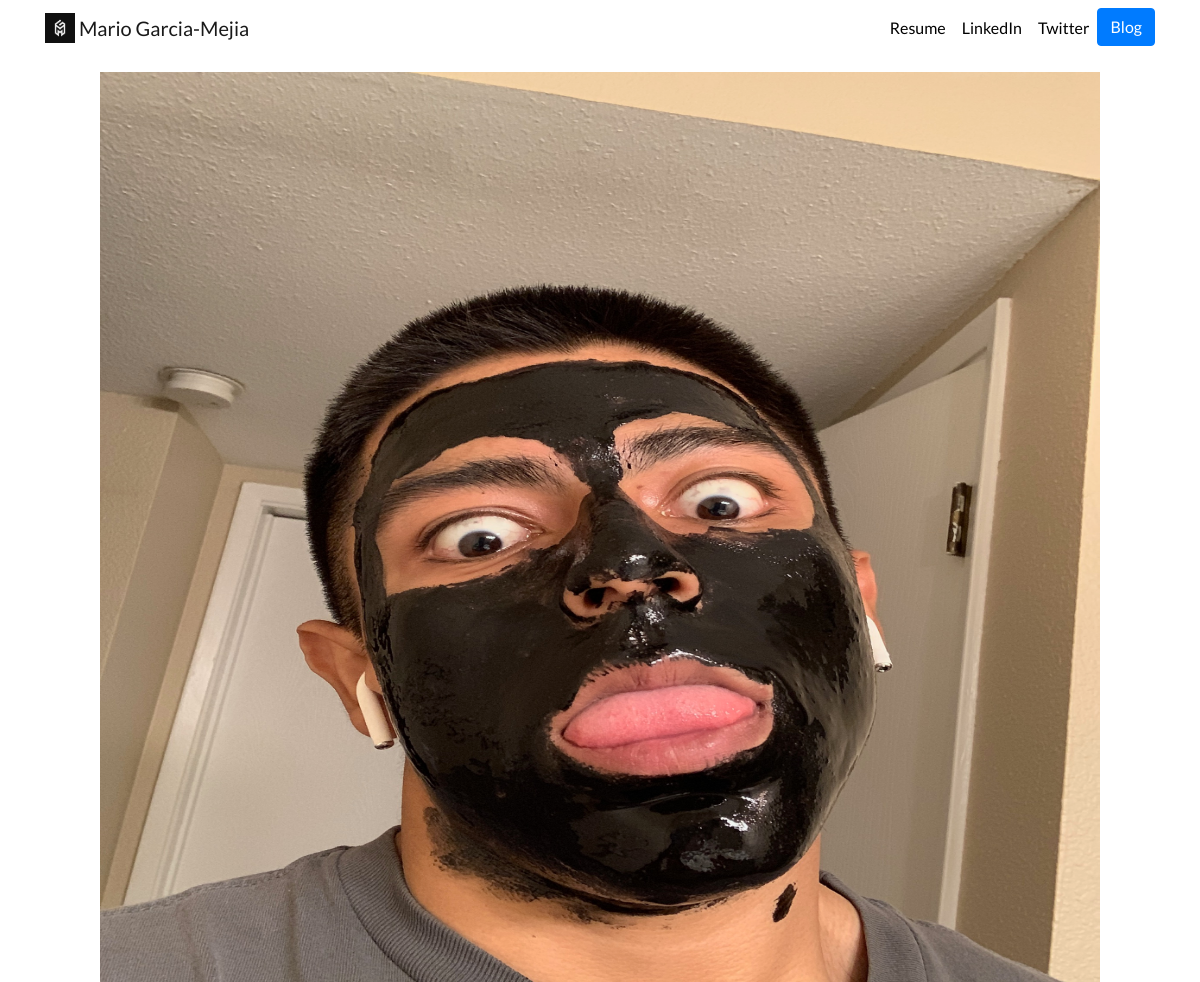
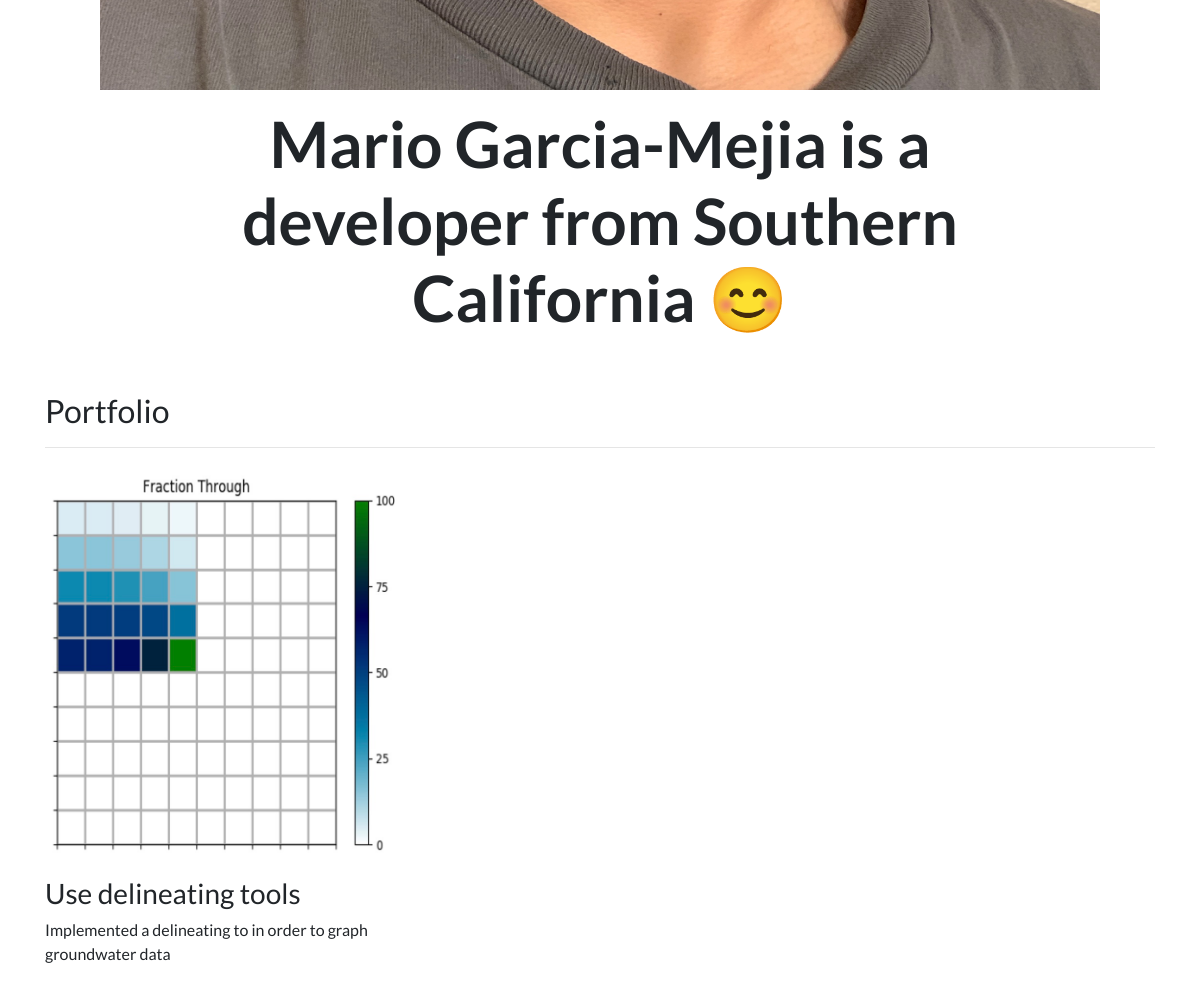
The page / on the database its author committed (2 pictures, top to bottom).
### portfolio/models.py (models this page shows, shortened)
class Project(models.Model):
    title = models.CharField(max_length =100)
    description = models.CharField(max_length =250)
    image = models.ImageField(upload_to = 'portfolio/images/')
    url = models.URLField(blank=True)

### portfolio/views.py (the view)
# urls.py: 2. Add a URL to urlpatterns:  path('', views.home, name='home')
def home(request):
    projects = Project.objects.all()
    return render(request, 'portfolio/home.html',{'projects':projects})

### portfolio/templates/portfolio/home.html
<!DOCTYPE html>
{% extends 'portfolio/base.html'%}
{% load static %}
{% block content%}
<div class = "row justify-content-center my-3">
    <div calss ="col-5">
        <img src="{% static 'portfolio/mask_image.jpeg' %}" alt="" width="1000" height="1000">
    </div>
</div>
<div class="row justify-content-center mb-3">
    <div class="col-md-9 text-center">
        <h1 id="hometext" class="font-weight-bold"> Mario Garcia-Mejia is a developer from Southern California 😊</h1>
    </div>
</div>
<h2 class="mt-5">Portfolio</h2>
<hr>
<div class="row">
    {% for project in projects %}
    <div class="col-lg-4 col-md-6">
        {% if project.url %}
        <a href="{{project.url}}">
            <img src="{{ project.image.url }}" class="img-fluid mb-2" alt="">
        </a>
        {% else %}
        <img src="{{ project.image.url }}" class="img-fluid mb-2" alt="">
        {% endif %}
        <h3>{{project.title}}</h3>
        <p> {{project.description}}</p>
    </div>
    {% endfor %}
</div>
{% endblock %}

### portfolio/templates/portfolio/base.html (shortened to what this page needs)
{% load static %}
<!doctype html>
<html lang="en">
<head>
  <link rel="stylesheet" href="https://stackpath.bootstrapcdn.com/bootstrap/4.4.1/css/bootstrap.min.css">
  <link rel="stylesheet" href="{% static "portfolio/navbar.css" %}">
</head>
<body>
  <nav id="topNav" class="navbar navbar-expand-md navbar-light">
    <div class="container">
      <a class="navbar-brand" href="{% url 'home' %}">
        <img src="{% static "portfolio/Logo.png" %}" width="30" height="30" class="d-inline-block align-top" alt="Nick's Logo">
        <span>Mario Garcia-Mejia</span>
      </a>
      <div class="collapse navbar-collapse text-center" id="navbarNav">
        <ul class="navbar-nav ml-auto">
          <li class="nav-item">
            <a class="nav-link" href="{% static "portfolio/Resume.pdf" %}">Resume</a>
          </li>
          <li class="nav-item">
            <a class="nav-link" href="https://www.linkedin.com" target="_blank">LinkedIn</a>
          </li>
          <li class="nav-item">
            <a class="nav-link" href="https://twitter.com" target="_blank">Twitter</a>
          </li>
          <li>
            <a role="button" href="{% url 'blog:all_blogs' %}" class="btn btn-primary">Blog</a>
          </li>
        </ul>
      </div>
    </div>
  </nav>
  <div class="container">
    {% block content %}{% endblock %}
  </div>
</body>
</html>

### portfolio/static/portfolio/navbar.css (style rules this page uses)
.navbar-nav .nav-link { color: rgba(0,0,0,1) !important; }
body { font-family: 'Lato', sans-serif; }
@media (min-width: 992px) { #hometext { font-size: 4rem; } }

### rows shown on the page
Project: image (picture), title "Use delineating tools", description "Implemented a delineating to in order to graph groundwater data"
